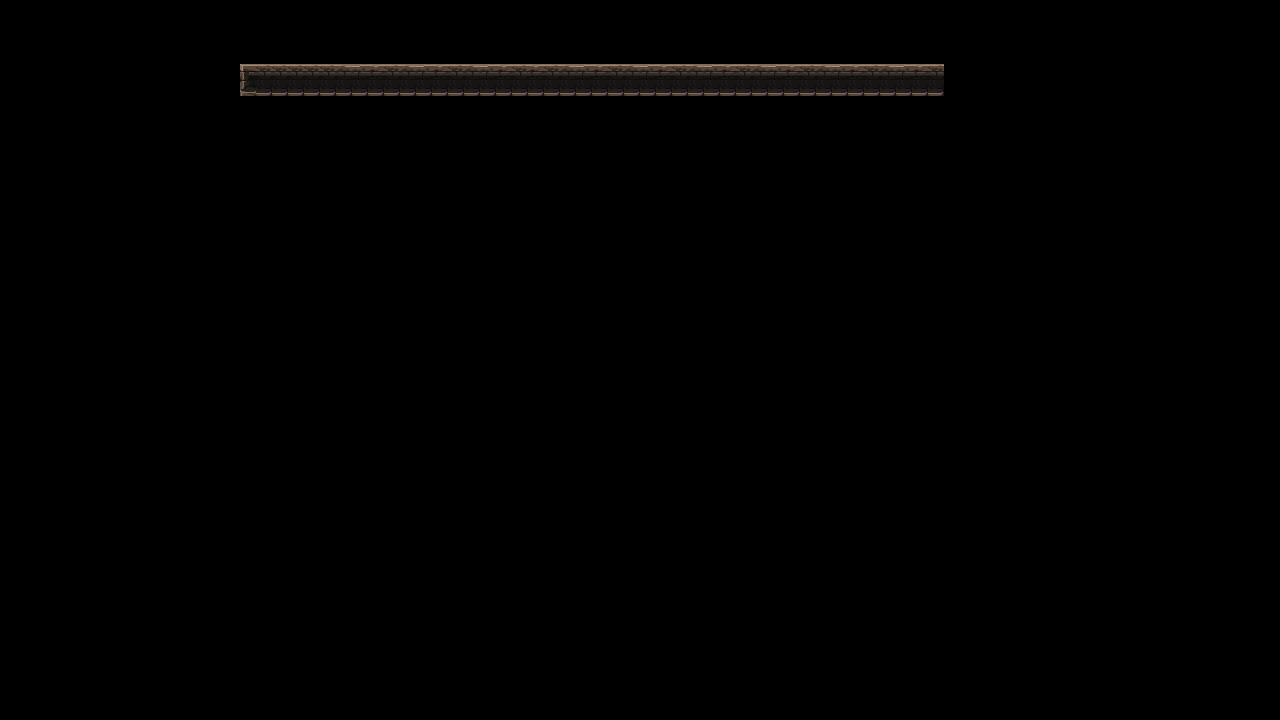

Tiled map render using the project's own tile images. Description and the whole map definition, tile-layer contents included, below:
An orthogonal 80x45 tile map with 16x16 px tiles, 1 tile layer (platform).

<map version="1.4" tiledversion="1.4.3" orientation="orthogonal" renderorder="right-down" width="80" height="45" tilewidth="16" tileheight="16" infinite="0" nextlayerid="2" nextobjectid="1">
 <tileset firstgid="1" name="mainlevbuild_A" tilewidth="16" tileheight="16" tilecount="4096" columns="64">
  <image source="mainlevbuild_A.png" width="1024" height="1024" />
 </tileset>
 <layer id="1" name="platform" width="80" height="45">
  <data encoding="csv">
0,0,0,0,0,0,0,0,0,0,0,0,0,0,0,0,0,0,0,0,0,0,0,0,0,0,0,0,0,0,0,0,0,0,0,0,0,0,0,0,0,0,0,0,0,0,0,0,0,0,0,0,0,0,0,0,0,0,0,0,0,0,0,0,0,0,0,0,0,0,0,0,0,0,0,0,0,0,0,0,
0,0,0,0,0,0,0,0,0,0,0,0,0,0,0,0,0,0,0,0,0,0,0,0,0,0,0,0,0,0,0,0,0,0,0,0,0,0,0,0,0,0,0,0,0,0,0,0,0,0,0,0,0,0,0,0,0,0,0,0,0,0,0,0,0,0,0,0,0,0,0,0,0,0,0,0,0,0,0,0,
0,0,0,0,0,0,0,0,0,0,0,0,0,0,0,0,0,0,0,0,0,0,0,0,0,0,0,0,0,0,0,0,0,0,0,0,0,0,0,0,0,0,0,0,0,0,0,0,0,0,0,0,0,0,0,0,0,0,0,0,0,0,0,0,0,0,0,0,0,0,0,0,0,0,0,0,0,0,0,0,
0,0,0,0,0,0,0,0,0,0,0,0,0,0,0,0,0,0,0,0,0,0,0,0,0,0,0,0,0,0,0,0,0,0,0,0,0,0,0,0,0,0,0,0,0,0,0,0,0,0,0,0,0,0,0,0,0,0,0,0,0,0,0,0,0,0,0,0,0,0,0,0,0,0,0,0,0,0,0,0,
0,0,0,0,0,0,0,0,0,0,0,0,0,0,0,330,214,214,214,214,214,211,212,213,214,211,212,213,214,211,212,213,214,213,214,211,212,213,214,211,212,213,214,211,212,213,214,211,212,213,214,211,212,213,214,211,212,213,214,0,0,0,0,0,0,0,0,0,0,0,0,0,0,0,0,0,0,0,0,0,
0,0,0,0,0,0,0,0,0,0,0,0,0,0,0,714,724,724,724,724,724,724,724,724,724,724,724,724,724,724,724,724,724,724,724,724,724,724,724,724,724,724,724,724,724,724,724,724,724,724,724,724,724,724,724,724,724,724,724,0,0,0,0,0,0,0,0,0,0,0,0,0,0,0,0,0,0,0,0,0,
0,0,0,0,0,0,0,0,0,0,0,0,0,0,0,0,0,0,0,0,0,0,0,0,0,0,0,0,0,0,0,0,0,0,0,0,0,0,0,0,0,0,0,0,0,0,0,0,0,0,0,0,0,0,0,0,0,0,0,0,0,0,0,0,0,0,0,0,0,0,0,0,0,0,0,0,0,0,0,0,
0,0,0,0,0,0,0,0,0,0,0,0,0,0,0,0,0,0,0,0,0,0,0,0,0,0,0,0,0,0,0,0,0,0,0,0,0,0,0,0,0,0,0,0,0,0,0,0,0,0,0,0,0,0,0,0,0,0,0,0,0,0,0,0,0,0,0,0,0,0,0,0,0,0,0,0,0,0,0,0,
0,0,0,0,0,0,0,0,0,0,0,0,0,0,0,0,0,0,0,0,0,0,0,0,0,0,0,0,0,0,0,0,0,0,0,0,0,0,0,0,0,0,0,0,0,0,0,0,0,0,0,0,0,0,0,0,0,0,0,0,0,0,0,0,0,0,0,0,0,0,0,0,0,0,0,0,0,0,0,0,
0,0,0,0,0,0,0,0,0,0,0,0,0,0,0,0,0,0,0,0,0,0,0,0,0,0,0,0,0,0,0,0,0,0,0,0,0,0,0,0,0,0,0,0,0,0,0,0,0,0,0,0,0,0,0,0,0,0,0,0,0,0,0,0,0,0,0,0,0,0,0,0,0,0,0,0,0,0,0,0,
0,0,0,0,0,0,0,0,0,0,0,0,0,0,0,0,0,0,0,0,0,0,0,0,0,0,0,0,0,0,0,0,0,0,0,0,0,0,0,0,0,0,0,0,0,0,0,0,0,0,0,0,0,0,0,0,0,0,0,0,0,0,0,0,0,0,0,0,0,0,0,0,0,0,0,0,0,0,0,0,
0,0,0,0,0,0,0,0,0,0,0,0,0,0,0,0,0,0,0,0,0,0,0,0,0,0,0,0,0,0,0,0,0,0,0,0,0,0,0,0,0,0,0,0,0,0,0,0,0,0,0,0,0,0,0,0,0,0,0,0,0,0,0,0,0,0,0,0,0,0,0,0,0,0,0,0,0,0,0,0,
0,0,0,0,0,0,0,0,0,0,0,0,0,0,0,0,0,0,0,0,0,0,0,0,0,0,0,0,0,0,0,0,0,0,0,0,0,0,0,0,0,0,0,0,0,0,0,0,0,0,0,0,0,0,0,0,0,0,0,0,0,0,0,0,0,0,0,0,0,0,0,0,0,0,0,0,0,0,0,0,
0,0,0,0,0,0,0,0,0,0,0,0,0,0,0,0,0,0,0,0,0,0,0,0,0,0,0,0,0,0,0,0,0,0,0,0,0,0,0,0,0,0,0,0,0,0,0,0,0,0,0,0,0,0,0,0,0,0,0,0,0,0,0,0,0,0,0,0,0,0,0,0,0,0,0,0,0,0,0,0,
0,0,0,0,0,0,0,0,0,0,0,0,0,0,0,0,0,0,0,0,0,0,0,0,0,0,0,0,0,0,0,0,0,0,0,0,0,0,0,0,0,0,0,0,0,0,0,0,0,0,0,0,0,0,0,0,0,0,0,0,0,0,0,0,0,0,0,0,0,0,0,0,0,0,0,0,0,0,0,0,
0,0,0,0,0,0,0,0,0,0,0,0,0,0,0,0,0,0,0,0,0,0,0,0,0,0,0,0,0,0,0,0,0,0,0,0,0,0,0,0,0,0,0,0,0,0,0,0,0,0,0,0,0,0,0,0,0,0,0,0,0,0,0,0,0,0,0,0,0,0,0,0,0,0,0,0,0,0,0,0,
0,0,0,0,0,0,0,0,0,0,0,0,0,0,0,0,0,0,0,0,0,0,0,0,0,0,0,0,0,0,0,0,0,0,0,0,0,0,0,0,0,0,0,0,0,0,0,0,0,0,0,0,0,0,0,0,0,0,0,0,0,0,0,0,0,0,0,0,0,0,0,0,0,0,0,0,0,0,0,0,
0,0,0,0,0,0,0,0,0,0,0,0,0,0,0,0,0,0,0,0,0,0,0,0,0,0,0,0,0,0,0,0,0,0,0,0,0,0,0,0,0,0,0,0,0,0,0,0,0,0,0,0,0,0,0,0,0,0,0,0,0,0,0,0,0,0,0,0,0,0,0,0,0,0,0,0,0,0,0,0,
0,0,0,0,0,0,0,0,0,0,0,0,0,0,0,0,0,0,0,0,0,0,0,0,0,0,0,0,0,0,0,0,0,0,0,0,0,0,0,0,0,0,0,0,0,0,0,0,0,0,0,0,0,0,0,0,0,0,0,0,0,0,0,0,0,0,0,0,0,0,0,0,0,0,0,0,0,0,0,0,
0,0,0,0,0,0,0,0,0,0,0,0,0,0,0,0,0,0,0,0,0,0,0,0,0,0,0,0,0,0,0,0,0,0,0,0,0,0,0,0,0,0,0,0,0,0,0,0,0,0,0,0,0,0,0,0,0,0,0,0,0,0,0,0,0,0,0,0,0,0,0,0,0,0,0,0,0,0,0,0,
0,0,0,0,0,0,0,0,0,0,0,0,0,0,0,0,0,0,0,0,0,0,0,0,0,0,0,0,0,0,0,0,0,0,0,0,0,0,0,0,0,0,0,0,0,0,0,0,0,0,0,0,0,0,0,0,0,0,0,0,0,0,0,0,0,0,0,0,0,0,0,0,0,0,0,0,0,0,0,0,
0,0,0,0,0,0,0,0,0,0,0,0,0,0,0,0,0,0,0,0,0,0,0,0,0,0,0,0,0,0,0,0,0,0,0,0,0,0,0,0,0,0,0,0,0,0,0,0,0,0,0,0,0,0,0,0,0,0,0,0,0,0,0,0,0,0,0,0,0,0,0,0,0,0,0,0,0,0,0,0,
0,0,0,0,0,0,0,0,0,0,0,0,0,0,0,0,0,0,0,0,0,0,0,0,0,0,0,0,0,0,0,0,0,0,0,0,0,0,0,0,0,0,0,0,0,0,0,0,0,0,0,0,0,0,0,0,0,0,0,0,0,0,0,0,0,0,0,0,0,0,0,0,0,0,0,0,0,0,0,0,
0,0,0,0,0,0,0,0,0,0,0,0,0,0,0,0,0,0,0,0,0,0,0,0,0,0,0,0,0,0,0,0,0,0,0,0,0,0,0,0,0,0,0,0,0,0,0,0,0,0,0,0,0,0,0,0,0,0,0,0,0,0,0,0,0,0,0,0,0,0,0,0,0,0,0,0,0,0,0,0,
0,0,0,0,0,0,0,0,0,0,0,0,0,0,0,0,0,0,0,0,0,0,0,0,0,0,0,0,0,0,0,0,0,0,0,0,0,0,0,0,0,0,0,0,0,0,0,0,0,0,0,0,0,0,0,0,0,0,0,0,0,0,0,0,0,0,0,0,0,0,0,0,0,0,0,0,0,0,0,0,
0,0,0,0,0,0,0,0,0,0,0,0,0,0,0,0,0,0,0,0,0,0,0,0,0,0,0,0,0,0,0,0,0,0,0,0,0,0,0,0,0,0,0,0,0,0,0,0,0,0,0,0,0,0,0,0,0,0,0,0,0,0,0,0,0,0,0,0,0,0,0,0,0,0,0,0,0,0,0,0,
0,0,0,0,0,0,0,0,0,0,0,0,0,0,0,0,0,0,0,0,0,0,0,0,0,0,0,0,0,0,0,0,0,0,0,0,0,0,0,0,0,0,0,0,0,0,0,0,0,0,0,0,0,0,0,0,0,0,0,0,0,0,0,0,0,0,0,0,0,0,0,0,0,0,0,0,0,0,0,0,
0,0,0,0,0,0,0,0,0,0,0,0,0,0,0,0,0,0,0,0,0,0,0,0,0,0,0,0,0,0,0,0,0,0,0,0,0,0,0,0,0,0,0,0,0,0,0,0,0,0,0,0,0,0,0,0,0,0,0,0,0,0,0,0,0,0,0,0,0,0,0,0,0,0,0,0,0,0,0,0,
0,0,0,0,0,0,0,0,0,0,0,0,0,0,0,0,0,0,0,0,0,0,0,0,0,0,0,0,0,0,0,0,0,0,0,0,0,0,0,0,0,0,0,0,0,0,0,0,0,0,0,0,0,0,0,0,0,0,0,0,0,0,0,0,0,0,0,0,0,0,0,0,0,0,0,0,0,0,0,0,
0,0,0,0,0,0,0,0,0,0,0,0,0,0,0,0,0,0,0,0,0,0,0,0,0,0,0,0,0,0,0,0,0,0,0,0,0,0,0,0,0,0,0,0,0,0,0,0,0,0,0,0,0,0,0,0,0,0,0,0,0,0,0,0,0,0,0,0,0,0,0,0,0,0,0,0,0,0,0,0,
0,0,0,0,0,0,0,0,0,0,0,0,0,0,0,0,0,0,0,0,0,0,0,0,0,0,0,0,0,0,0,0,0,0,0,0,0,0,0,0,0,0,0,0,0,0,0,0,0,0,0,0,0,0,0,0,0,0,0,0,0,0,0,0,0,0,0,0,0,0,0,0,0,0,0,0,0,0,0,0,
0,0,0,0,0,0,0,0,0,0,0,0,0,0,0,0,0,0,0,0,0,0,0,0,0,0,0,0,0,0,0,0,0,0,0,0,0,0,0,0,0,0,0,0,0,0,0,0,0,0,0,0,0,0,0,0,0,0,0,0,0,0,0,0,0,0,0,0,0,0,0,0,0,0,0,0,0,0,0,0,
0,0,0,0,0,0,0,0,0,0,0,0,0,0,0,0,0,0,0,0,0,0,0,0,0,0,0,0,0,0,0,0,0,0,0,0,0,0,0,0,0,0,0,0,0,0,0,0,0,0,0,0,0,0,0,0,0,0,0,0,0,0,0,0,0,0,0,0,0,0,0,0,0,0,0,0,0,0,0,0,
0,0,0,0,0,0,0,0,0,0,0,0,0,0,0,0,0,0,0,0,0,0,0,0,0,0,0,0,0,0,0,0,0,0,0,0,0,0,0,0,0,0,0,0,0,0,0,0,0,0,0,0,0,0,0,0,0,0,0,0,0,0,0,0,0,0,0,0,0,0,0,0,0,0,0,0,0,0,0,0,
0,0,0,0,0,0,0,0,0,0,0,0,0,0,0,0,0,0,0,0,0,0,0,0,0,0,0,0,0,0,0,0,0,0,0,0,0,0,0,0,0,0,0,0,0,0,0,0,0,0,0,0,0,0,0,0,0,0,0,0,0,0,0,0,0,0,0,0,0,0,0,0,0,0,0,0,0,0,0,0,
0,0,0,0,0,0,0,0,0,0,0,0,0,0,0,0,0,0,0,0,0,0,0,0,0,0,0,0,0,0,0,0,0,0,0,0,0,0,0,0,0,0,0,0,0,0,0,0,0,0,0,0,0,0,0,0,0,0,0,0,0,0,0,0,0,0,0,0,0,0,0,0,0,0,0,0,0,0,0,0,
0,0,0,0,0,0,0,0,0,0,0,0,0,0,0,0,0,0,0,0,0,0,0,0,0,0,0,0,0,0,0,0,0,0,0,0,0,0,0,0,0,0,0,0,0,0,0,0,0,0,0,0,0,0,0,0,0,0,0,0,0,0,0,0,0,0,0,0,0,0,0,0,0,0,0,0,0,0,0,0,
0,0,0,0,0,0,0,0,0,0,0,0,0,0,0,0,0,0,0,0,0,0,0,0,0,0,0,0,0,0,0,0,0,0,0,0,0,0,0,0,0,0,0,0,0,0,0,0,0,0,0,0,0,0,0,0,0,0,0,0,0,0,0,0,0,0,0,0,0,0,0,0,0,0,0,0,0,0,0,0,
0,0,0,0,0,0,0,0,0,0,0,0,0,0,0,0,0,0,0,0,0,0,0,0,0,0,0,0,0,0,0,0,0,0,0,0,0,0,0,0,0,0,0,0,0,0,0,0,0,0,0,0,0,0,0,0,0,0,0,0,0,0,0,0,0,0,0,0,0,0,0,0,0,0,0,0,0,0,0,0,
0,0,0,0,0,0,0,0,0,0,0,0,0,0,0,0,0,0,0,0,0,0,0,0,0,0,0,0,0,0,0,0,0,0,0,0,0,0,0,0,0,0,0,0,0,0,0,0,0,0,0,0,0,0,0,0,0,0,0,0,0,0,0,0,0,0,0,0,0,0,0,0,0,0,0,0,0,0,0,0,
0,0,0,0,0,0,0,0,0,0,0,0,0,0,0,0,0,0,0,0,0,0,0,0,0,0,0,0,0,0,0,0,0,0,0,0,0,0,0,0,0,0,0,0,0,0,0,0,0,0,0,0,0,0,0,0,0,0,0,0,0,0,0,0,0,0,0,0,0,0,0,0,0,0,0,0,0,0,0,0,
0,0,0,0,0,0,0,0,0,0,0,0,0,0,0,0,0,0,0,0,0,0,0,0,0,0,0,0,0,0,0,0,0,0,0,0,0,0,0,0,0,0,0,0,0,0,0,0,0,0,0,0,0,0,0,0,0,0,0,0,0,0,0,0,0,0,0,0,0,0,0,0,0,0,0,0,0,0,0,0,
0,0,0,0,0,0,0,0,0,0,0,0,0,0,0,0,0,0,0,0,0,0,0,0,0,0,0,0,0,0,0,0,0,0,0,0,0,0,0,0,0,0,0,0,0,0,0,0,0,0,0,0,0,0,0,0,0,0,0,0,0,0,0,0,0,0,0,0,0,0,0,0,0,0,0,0,0,0,0,0,
0,0,0,0,0,0,0,0,0,0,0,0,0,0,0,0,0,0,0,0,0,0,0,0,0,0,0,0,0,0,0,0,0,0,0,0,0,0,0,0,0,0,0,0,0,0,0,0,0,0,0,0,0,0,0,0,0,0,0,0,0,0,0,0,0,0,0,0,0,0,0,0,0,0,0,0,0,0,0,0,
0,0,0,0,0,0,0,0,0,0,0,0,0,0,0,0,0,0,0,0,0,0,0,0,0,0,0,0,0,0,0,0,0,0,0,0,0,0,0,0,0,0,0,0,0,0,0,0,0,0,0,0,0,0,0,0,0,0,0,0,0,0,0,0,0,0,0,0,0,0,0,0,0,0,0,0,0,0,0,0
</data>
 </layer>
</map>
